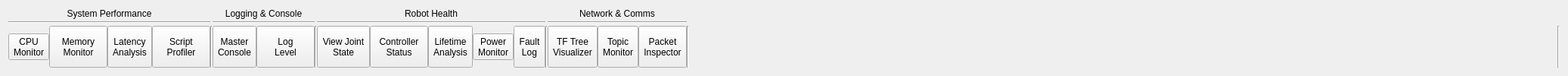
        <widget class="QWidget" name="diagnostics_toolbar">
         <attribute name="title">
          <string>Diagnostics</string>
         </attribute>
         <layout class="QGridLayout" name="gridLayout_27">
          <item row="0" column="0">
           <widget class="QWidget" name="widget_35" native="true">
            <layout class="QGridLayout" name="gridLayout_31">
             <property name="leftMargin">
              <number>0</number>
             </property>
             <property name="topMargin">
              <number>0</number>
             </property>
             <property name="rightMargin">
              <number>0</number>
             </property>
             <property name="bottomMargin">
              <number>0</number>
             </property>
             <property name="horizontalSpacing">
              <number>0</number>
             </property>
             <property name="verticalSpacing">
              <number>3</number>
             </property>
             <item row="2" column="8">
              <widget class="QToolButton" name="master_console_button">
               <property name="sizePolicy">
                <sizepolicy hsizetype="Preferred" vsizetype="Preferred">
                 <horstretch>0</horstretch>
                 <verstretch>0</verstretch>
                </sizepolicy>
               </property>
               <property name="toolTip">
                <string>&lt;html&gt;&lt;head/&gt;&lt;body&gt;&lt;p&gt;Undo Last Command&lt;/p&gt;&lt;/body&gt;&lt;/html&gt;</string>
               </property>
               <property name="text">
                <string>Master
Console</string>
               </property>
               <property name="icon">
                <iconset resource="resources.qrc">
                 <normaloff>:/icons/icons8-linux-terminal-48.png</normaloff>:/icons/icons8-linux-terminal-48.png</iconset>
               </property>
               <property name="iconSize">
                <size>
                 <width>40</width>
                 <height>46</height>
                </size>
               </property>
               <property name="toolButtonStyle">
                <enum>Qt::ToolButtonStyle::ToolButtonTextUnderIcon</enum>
               </property>
              </widget>
             </item>
             <item row="1" column="7" colspan="3">
              <widget class="Line" name="line_135">
               <property name="orientation">
                <enum>Qt::Orientation::Horizontal</enum>
               </property>
              </widget>
             </item>
             <item row="1" column="17">
              <widget class="Line" name="line_138">
               <property name="orientation">
                <enum>Qt::Orientation::Horizontal</enum>
               </property>
              </widget>
             </item>
             <item row="2" column="5">
              <widget class="Line" name="line_131">
               <property name="orientation">
                <enum>Qt::Orientation::Vertical</enum>
               </property>
              </widget>
             </item>
             <item row="0" column="8" colspan="2">
              <widget class="QLabel" name="label_59">
               <property name="text">
                <string>Logging &amp; Console</string>
               </property>
               <property name="alignment">
                <set>Qt::AlignmentFlag::AlignCenter</set>
               </property>
              </widget>
             </item>
             <item row="2" column="19">
              <widget class="Line" name="line_137">
               <property name="orientation">
                <enum>Qt::Orientation::Vertical</enum>
               </property>
              </widget>
             </item>
             <item row="0" column="13" colspan="3">
              <widget class="QLabel" name="digital_twin_2">
               <property name="text">
                <string>Network &amp; Comms</string>
               </property>
               <property name="alignment">
                <set>Qt::AlignmentFlag::AlignCenter</set>
               </property>
              </widget>
             </item>
             <item row="0" column="0" colspan="5">
              <widget class="QLabel" name="label_58">
               <property name="text">
                <string>System Performance</string>
               </property>
               <property name="alignment">
                <set>Qt::AlignmentFlag::AlignCenter</set>
               </property>
              </widget>
             </item>
             <item row="2" column="10">
              <widget class="Line" name="line_142">
               <property name="orientation">
                <enum>Qt::Orientation::Vertical</enum>
               </property>
              </widget>
             </item>
             <item row="2" column="18">
              <spacer name="horizontalSpacer_10">
               <property name="orientation">
                <enum>Qt::Orientation::Horizontal</enum>
               </property>
               <property name="sizeHint" stdset="0">
                <size>
                 <width>1148</width>
                 <height>20</height>
                </size>
               </property>
              </spacer>
             </item>
             <item row="2" column="12">
              <widget class="Line" name="line_146">
               <property name="orientation">
                <enum>Qt::Orientation::Vertical</enum>
               </property>
              </widget>
             </item>
             <item row="2" column="13">
              <widget class="QToolButton" name="tf_tree_visualizer">
               <property name="sizePolicy">
                <sizepolicy hsizetype="Preferred" vsizetype="Preferred">
                 <horstretch>0</horstretch>
                 <verstretch>0</verstretch>
                </sizepolicy>
               </property>
               <property name="text">
                <string>TF Tree
Visualizer</string>
               </property>
               <property name="icon">
                <iconset resource="resources.qrc">
                 <normaloff>:/icons/icons8-flow-chart-96.png</normaloff>:/icons/icons8-flow-chart-96.png</iconset>
               </property>
               <property name="iconSize">
                <size>
                 <width>40</width>
                 <height>40</height>
                </size>
               </property>
               <property name="toolButtonStyle">
                <enum>Qt::ToolButtonStyle::ToolButtonTextUnderIcon</enum>
               </property>
              </widget>
             </item>
             <item row="2" column="2">
              <widget class="QToolButton" name="latency_jitter_analysis_button">
               <property name="sizePolicy">
                <sizepolicy hsizetype="Preferred" vsizetype="Preferred">
                 <horstretch>0</horstretch>
                 <verstretch>0</verstretch>
                </sizepolicy>
               </property>
               <property name="maximumSize">
                <size>
                 <width>77</width>
                 <height>16777215</height>
                </size>
               </property>
               <property name="text">
                <string>Latency
Analysis</string>
               </property>
               <property name="icon">
                <iconset resource="resources.qrc">
                 <normaloff>:/icons/icons8-system-task-48.png</normaloff>:/icons/icons8-system-task-48.png</iconset>
               </property>
               <property name="iconSize">
                <size>
                 <width>48</width>
                 <height>40</height>
                </size>
               </property>
               <property name="checkable">
                <bool>true</bool>
               </property>
               <property name="checked">
                <bool>false</bool>
               </property>
               <property name="toolButtonStyle">
                <enum>Qt::ToolButtonStyle::ToolButtonTextUnderIcon</enum>
               </property>
              </widget>
             </item>
             <item row="2" column="1">
              <widget class="QToolButton" name="ram_monitor_button">
               <property name="sizePolicy">
                <sizepolicy hsizetype="Fixed" vsizetype="Preferred">
                 <horstretch>0</horstretch>
                 <verstretch>0</verstretch>
                </sizepolicy>
               </property>
               <property name="minimumSize">
                <size>
                 <width>77</width>
                 <height>32</height>
                </size>
               </property>
               <property name="toolTip">
                <string>&lt;html&gt;&lt;head/&gt;&lt;body&gt;&lt;p&gt;Create New Project File&lt;/p&gt;&lt;/body&gt;&lt;/html&gt;</string>
               </property>
               <property name="text">
                <string>Memory
Monitor</string>
               </property>
               <property name="icon">
                <iconset resource="resources.qrc">
                 <normaloff>:/icons/icons8-memory-slot-48.png</normaloff>:/icons/icons8-memory-slot-48.png</iconset>
               </property>
               <property name="iconSize">
                <size>
                 <width>48</width>
                 <height>46</height>
                </size>
               </property>
               <property name="toolButtonStyle">
                <enum>Qt::ToolButtonStyle::ToolButtonTextUnderIcon</enum>
               </property>
              </widget>
             </item>
             <item row="2" column="3">
              <widget class="QToolButton" name="script_profiler_button">
               <property name="sizePolicy">
                <sizepolicy hsizetype="Fixed" vsizetype="Preferred">
                 <horstretch>0</horstretch>
                 <verstretch>0</verstretch>
                </sizepolicy>
               </property>
               <property name="minimumSize">
                <size>
                 <width>77</width>
                 <height>32</height>
                </size>
               </property>
               <property name="toolTip">
                <string>&lt;html&gt;&lt;head/&gt;&lt;body&gt;&lt;p&gt;Open Project File From Computer&lt;/p&gt;&lt;/body&gt;&lt;/html&gt;</string>
               </property>
               <property name="text">
                <string>Script
Profiler</string>
               </property>
               <property name="icon">
                <iconset resource="resources.qrc">
                 <normaloff>:/icons/icons8-timer-96.png</normaloff>:/icons/icons8-timer-96.png</iconset>
               </property>
               <property name="iconSize">
                <size>
                 <width>48</width>
                 <height>46</height>
                </size>
               </property>
               <property name="toolButtonStyle">
                <enum>Qt::ToolButtonStyle::ToolButtonTextUnderIcon</enum>
               </property>
              </widget>
             </item>
             <item row="0" column="11">
              <widget class="QLabel" name="label_57">
               <property name="text">
                <string>Robot Health</string>
               </property>
               <property name="alignment">
                <set>Qt::AlignmentFlag::AlignCenter</set>
               </property>
              </widget>
             </item>
             <item row="2" column="11">
              <widget class="QWidget" name="widget_37" native="true">
               <property name="minimumSize">
                <size>
                 <width>200</width>
                 <height>0</height>
                </size>
               </property>
               <property name="maximumSize">
                <size>
                 <width>2000</width>
                 <height>16777210</height>
                </size>
               </property>
               <layout class="QHBoxLayout" name="horizontalLayout_37">
                <property name="spacing">
                 <number>0</number>
                </property>
                <property name="leftMargin">
                 <number>0</number>
                </property>
                <property name="topMargin">
                 <number>0</number>
                </property>
                <property name="rightMargin">
                 <number>0</number>
                </property>
                <property name="bottomMargin">
                 <number>0</number>
                </property>
                <item>
                 <widget class="QToolButton" name="joint_state_viewer_button">
                  <property name="sizePolicy">
                   <sizepolicy hsizetype="Preferred" vsizetype="Expanding">
                    <horstretch>0</horstretch>
                    <verstretch>0</verstretch>
                   </sizepolicy>
                  </property>
                  <property name="maximumSize">
                   <size>
                    <width>77</width>
                    <height>16777215</height>
                   </size>
                  </property>
                  <property name="text">
                   <string>View Joint
State</string>
                  </property>
                  <property name="icon">
                   <iconset resource="resources.qrc">
                    <normaloff>:/icons/icons8-elbow-64.png</normaloff>:/icons/icons8-elbow-64.png</iconset>
                  </property>
                  <property name="iconSize">
                   <size>
                    <width>36</width>
                    <height>36</height>
                   </size>
                  </property>
                  <property name="toolButtonStyle">
                   <enum>Qt::ToolButtonStyle::ToolButtonTextUnderIcon</enum>
                  </property>
                 </widget>
                </item>
                <item>
                 <widget class="QToolButton" name="controller_status_button">
                  <property name="sizePolicy">
                   <sizepolicy hsizetype="Fixed" vsizetype="Preferred">
                    <horstretch>0</horstretch>
                    <verstretch>0</verstretch>
                   </sizepolicy>
                  </property>
                  <property name="minimumSize">
                   <size>
                    <width>77</width>
                    <height>32</height>
                   </size>
                  </property>
                  <property name="toolTip">
                   <string>&lt;html&gt;&lt;head/&gt;&lt;body&gt;&lt;p&gt;Save Project to Computer&lt;/p&gt;&lt;/body&gt;&lt;/html&gt;</string>
                  </property>
                  <property name="text">
                   <string>Controller
Status</string>
                  </property>
                  <property name="icon">
                   <iconset resource="resources.qrc">
                    <normaloff>:/icons/icons8-programming-logic-controller-48.png</normaloff>:/icons/icons8-programming-logic-controller-48.png</iconset>
                  </property>
                  <property name="iconSize">
                   <size>
                    <width>36</width>
                    <height>36</height>
                   </size>
                  </property>
                  <property name="toolButtonStyle">
                   <enum>Qt::ToolButtonStyle::ToolButtonTextUnderIcon</enum>
                  </property>
                 </widget>
                </item>
                <item>
                 <widget class="QToolButton" name="lifetime_analysis_button">
                  <property name="sizePolicy">
                   <sizepolicy hsizetype="Preferred" vsizetype="Preferred">
                    <horstretch>0</horstretch>
                    <verstretch>0</verstretch>
                   </sizepolicy>
                  </property>
                  <property name="text">
                   <string>Lifetime
Analysis</string>
                  </property>
                  <property name="icon">
                   <iconset resource="resources.qrc">
                    <normaloff>:/icons/icons8-construction-48.png</normaloff>:/icons/icons8-construction-48.png</iconset>
                  </property>
                  <property name="iconSize">
                   <size>
                    <width>40</width>
                    <height>40</height>
                   </size>
                  </property>
                  <property name="toolButtonStyle">
                   <enum>Qt::ToolButtonStyle::ToolButtonTextUnderIcon</enum>
                  </property>
                 </widget>
                </item>
                <item>
                 <widget class="QToolButton" name="power_system_monitor_button">
                  <property name="text">
                   <string>Power
Monitor</string>
                  </property>
                  <property name="icon">
                   <iconset resource="resources.qrc">
                    <normaloff>:/icons/icons8-quick-mode-on-48.png</normaloff>:/icons/icons8-quick-mode-on-48.png</iconset>
                  </property>
                  <property name="iconSize">
                   <size>
                    <width>42</width>
                    <height>48</height>
                   </size>
                  </property>
                  <property name="toolButtonStyle">
                   <enum>Qt::ToolButtonStyle::ToolButtonTextUnderIcon</enum>
                  </property>
                 </widget>
                </item>
                <item>
                 <widget class="QToolButton" name="fault_log_viewer_button">
                  <property name="sizePolicy">
                   <sizepolicy hsizetype="Preferred" vsizetype="Preferred">
                    <horstretch>0</horstretch>
                    <verstretch>0</verstretch>
                   </sizepolicy>
                  </property>
                  <property name="maximumSize">
                   <size>
                    <width>77</width>
                    <height>16777215</height>
                   </size>
                  </property>
                  <property name="text">
                   <string>Fault
Log</string>
                  </property>
                  <property name="icon">
                   <iconset resource="resources.qrc">
                    <normaloff>:/icons/icons8-event-log-48.png</normaloff>:/icons/icons8-event-log-48.png</iconset>
                  </property>
                  <property name="iconSize">
                   <size>
                    <width>40</width>
                    <height>40</height>
                   </size>
                  </property>
                  <property name="toolButtonStyle">
                   <enum>Qt::ToolButtonStyle::ToolButtonTextUnderIcon</enum>
                  </property>
                 </widget>
                </item>
               </layout>
              </widget>
             </item>
             <item row="2" column="0">
              <widget class="QToolButton" name="cpu_monitor_button">
               <property name="text">
                <string>CPU
Monitor</string>
               </property>
               <property name="icon">
                <iconset resource="resources.qrc">
                 <normaloff>:/icons/icons8-cpu-48.png</normaloff>:/icons/icons8-cpu-48.png</iconset>
               </property>
               <property name="iconSize">
                <size>
                 <width>45</width>
                 <height>48</height>
                </size>
               </property>
               <property name="checkable">
                <bool>true</bool>
               </property>
               <property name="toolButtonStyle">
                <enum>Qt::ToolButtonStyle::ToolButtonTextUnderIcon</enum>
               </property>
              </widget>
             </item>
             <item row="2" column="14">
              <widget class="QToolButton" name="topic_monitor_button">
               <property name="sizePolicy">
                <sizepolicy hsizetype="Preferred" vsizetype="Preferred">
                 <horstretch>0</horstretch>
                 <verstretch>0</verstretch>
                </sizepolicy>
               </property>
               <property name="text">
                <string>Topic
Monitor</string>
               </property>
               <property name="icon">
                <iconset resource="resources.qrc">
                 <normaloff>:/icons/icons8-view-48.png</normaloff>:/icons/icons8-view-48.png</iconset>
               </property>
               <property name="iconSize">
                <size>
                 <width>40</width>
                 <height>40</height>
                </size>
               </property>
               <property name="toolButtonStyle">
                <enum>Qt::ToolButtonStyle::ToolButtonTextUnderIcon</enum>
               </property>
              </widget>
             </item>
             <item row="2" column="9">
              <widget class="QToolButton" name="log_level_button">
               <property name="sizePolicy">
                <sizepolicy hsizetype="Preferred" vsizetype="Expanding">
                 <horstretch>0</horstretch>
                 <verstretch>0</verstretch>
                </sizepolicy>
               </property>
               <property name="minimumSize">
                <size>
                 <width>77</width>
                 <height>32</height>
                </size>
               </property>
               <property name="maximumSize">
                <size>
                 <width>77</width>
                 <height>16777215</height>
                </size>
               </property>
               <property name="text">
                <string>Log
Level</string>
               </property>
               <property name="icon">
                <iconset resource="resources.qrc">
                 <normaloff>:/icons/icons8-topic-push-notification-48.png</normaloff>:/icons/icons8-topic-push-notification-48.png</iconset>
               </property>
               <property name="iconSize">
                <size>
                 <width>36</width>
                 <height>36</height>
                </size>
               </property>
               <property name="checkable">
                <bool>true</bool>
               </property>
               <property name="toolButtonStyle">
                <enum>Qt::ToolButtonStyle::ToolButtonTextUnderIcon</enum>
               </property>
              </widget>
             </item>
             <item row="2" column="16">
              <widget class="Line" name="line_128">
               <property name="orientation">
                <enum>Qt::Orientation::Vertical</enum>
               </property>
              </widget>
             </item>
             <item row="2" column="15">
              <widget class="QToolButton" name="packet_inspector_button">
               <property name="sizePolicy">
                <sizepolicy hsizetype="Preferred" vsizetype="Preferred">
                 <horstretch>0</horstretch>
                 <verstretch>0</verstretch>
                </sizepolicy>
               </property>
               <property name="toolTip">
                <string>&lt;html&gt;&lt;head/&gt;&lt;body&gt;&lt;p&gt;Redo Last Command&lt;/p&gt;&lt;/body&gt;&lt;/html&gt;</string>
               </property>
               <property name="text">
                <string>Packet
Inspector</string>
               </property>
               <property name="icon">
                <iconset resource="resources.qrc">
                 <normaloff>:/icons/icons8-zoom-to-extents-48.png</normaloff>:/icons/icons8-zoom-to-extents-48.png</iconset>
               </property>
               <property name="iconSize">
                <size>
                 <width>40</width>
                 <height>40</height>
                </size>
               </property>
               <property name="toolButtonStyle">
                <enum>Qt::ToolButtonStyle::ToolButtonTextUnderIcon</enum>
               </property>
              </widget>
             </item>
             <item row="1" column="0" colspan="5">
              <widget class="Line" name="line_139">
               <property name="orientation">
                <enum>Qt::Orientation::Horizontal</enum>
               </property>
              </widget>
             </item>
             <item row="1" column="11">
              <widget class="Line" name="line_136">
               <property name="orientation">
                <enum>Qt::Orientation::Horizontal</enum>
               </property>
              </widget>
             </item>
             <item row="1" column="13" colspan="3">
              <widget class="Line" name="line_132">
               <property name="orientation">
                <enum>Qt::Orientation::Horizontal</enum>
               </property>
              </widget>
             </item>
            </layout>
           </widget>
          </item>
         </layout>
        </widget>
